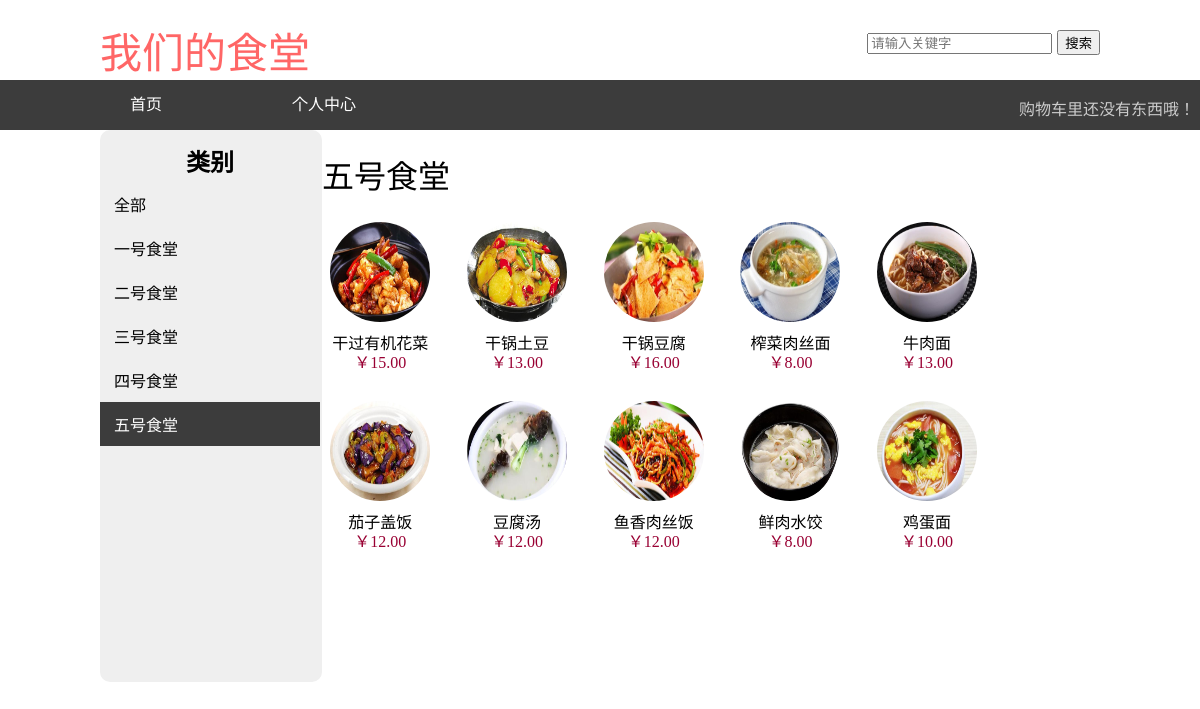
Page /no5/ on the committed database.
### rank/models.py (models this page shows, shortened)
class Restaurant(models.Model):
	 name = models.CharField(max_length=200,
							      db_index=True)
	 slug = models.SlugField(max_length=200,
	                        db_index=True,
							       unique=True)
	 class Meta:
		  ordering = ('name',)
		  verbose_name = 'restaurant'
		  verbose_name_plural = 'restaurants'
	 def get_absolute_url(self):
		  return reverse('rank:product_list_by_restaurant',
                        args=[self.slug])

class Product(models.Model):
    restaurant = models.ForeignKey(Restaurant,
                                 related_name='products')
    name = models.CharField(max_length=200, db_index=True)
    slug = models.SlugField(max_length=200, db_index=True)
    image = models.ImageField(upload_to='products/%Y/%m/%d',
                              blank=True)
    description = models.TextField(blank=True)
    price = models.DecimalField(max_digits=10, decimal_places=2)
    stock = models.PositiveIntegerField()
    available = models.BooleanField(default=True)
    created = models.DateTimeField(auto_now_add=True)
    updated = models.DateTimeField(auto_now=True)
    grade = models.FloatField(default=0.00)
    myrank = models.FloatField(default=0.00)
    class Meta:
        ordering = ('name',)
        index_together = (('id', 'slug'),)
    def get_absolute_url(self):
        return reverse('rank:product_detail',
            args=[self.id, self.slug])

### rank/views.py (the view)
def show_product(request,restaurant_slug=None):
    product = Product.objects.filter(available=True)
    restaurant = None
    restaurants = Restaurant.objects.order_by("id")
    products = Product.objects.filter(available=True)
    if restaurant_slug:
        restaurant = get_object_or_404(Restaurant, slug=restaurant_slug)
        products = products.filter(restaurant=restaurant)
    return render(request,
                  'rank/product/show_product.html',
                  {'product':product,
                   'restaurant':restaurant,
                  'restaurants': restaurants,
                  'products': products,})

### rank/templates/rank/product/show_product.html (shortened to what this page needs)
{% extends "rank/base.html" %}
{% load static %}
{% block content %}
    <div id="sidebar">
        <h3>类别</h3>
        <ul>
            <li {% if not restaurant %}class="selected"{% endif %}>
                <a href="{% url "rank:show_product" %}">全部</a>
            </li>
        {% for c in restaurants %}
            <li {% if restaurant.slug == c.slug %}class="selected"{% endif %}>
                <a href="{{ c.get_absolute_url }}">{{ c.name }}</a>
            </li>
        {% endfor %}
        </ul>
    </div>
    <div id="main" class="product-list">
        <h1>{% if restaurant %}{{ restaurant.name }}{% else %}菜品{% endif %}</h1>
        {% for product in products %}
            <div class="item">
                <a href="{{ product.get_absolute_url }}">
                    <img class="my-img" src="{% if product.image %}{{ product.image.url }}{% else %}{% static "img/no_image.png" %}{% endif %}"></br>
                </a>
                <a href="{{ product.get_absolute_url }}">{{ product.name }}</a><br>
                ￥{{ product.price }}
            </div>
        {% endfor %}
    </div>
{% endblock %}

### rank/static/css/base.css (style rules this page uses)
.my-img { border-radius: 50px; width: 100px; height: 100px; }
body { margin:0; padding:0; font-family:helvetica, sans-serif; }
h1 { font-family:宋体; font-weight:normal; height:30px; }
h3 { text-align: center; vertical-align:middle; font-family:宋体; font-weight:bold; font-size:24px; width:220px; height:15px; margin-top:0.3cm; }
a { text-decoration:none; color:#000000; font-family:宋体; margin-left:0; }
#sidebar { width:220px; height:550px; padding:2px 2px 0 0; border-radius:10px; float:left; background:#efefef; margin-top:0; }
#sidebar ul { margin:0; padding:0; }
#sidebar ul li { margin:0; list-style:none; padding:10px 14px; }
#sidebar ul li a { display:block; }
#sidebar ul li.selected { background:#3c3c3c; border-radius:0px; }
#sidebar ul li.selected a { color:#fff; }
#main { margin-right:-220px; overflow:hidden; margin-left:1cm; margin-top:0cm; }
.product-list .item { width:15%; padding:0px 20px 10px 0; float:left; text-align:center; line-height:1.2; color:#990033; margin-top:0.5cm; }
.product-list .item img { width:100%; margin-bottom:8px; width:100px; height:100px; }

### rows in the picture
Restaurant: name "一号食堂"
Restaurant: name "二号食堂"
Restaurant: name "三号食堂"
Restaurant: name "四号食堂"
Restaurant: name "五号食堂"
Product: image (picture), name "干过有机花菜", price "15.00"
Product: image (picture), name "干锅土豆", price "13.00"
Product: image (picture), name "干锅豆腐", price "16.00"
Product: image (picture), name "榨菜肉丝面", price "8.00"
Product: image (picture), name "牛肉面", price "13.00"
Product: image (picture), name "茄子盖饭", price "12.00"
Product: image (picture), name "豆腐汤", price "12.00"
Product: image (picture), name "鱼香肉丝饭", price "12.00"
Product: image (picture), name "鲜肉水饺", price "8.00"
Product: image (picture), name "鸡蛋面", price "10.00"
